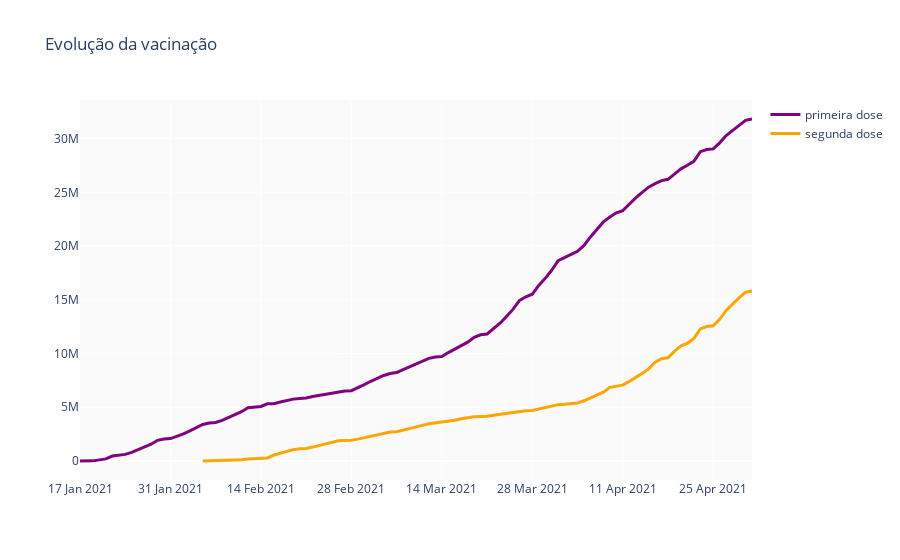

Here is the notebook cell this chart was saved with:
### Code cell
# data_BR[~data_BR['vaccinated'].isna()].iplot(
#     x='date', 
#     y=['vaccinated', 'vaccinated_second'], 
#     title='Evolução da vacinação'    
# )

_dv = data_BR[~data_BR['vaccinated'].isna()]
fig = go.Figure(go.Scatter(
    x = _dv['date'],
    y = _dv['vaccinated'],
    line=dict(color='purple', width=3),
    name='primeira dose'

))

fig.add_trace(go.Scatter(
    x = _dv['date'],
    y = _dv['vaccinated_second'],
    line=dict(color='orange', width=3),
    name='segunda dose'
))

fig.update_layout(
    title = 'Evolução da vacinação',
    xaxis_tickformat = '%d %b %Y'
)
fig.update_traces(hovertemplate='Data: %{x} <br>Total: %{y:,.0f}')
fig.update_layout(hovermode='x unified', separators=',.', plot_bgcolor='#fafafa')
fig.show()
fig.write_html("graficos/evolucao-vacinacao.html")
